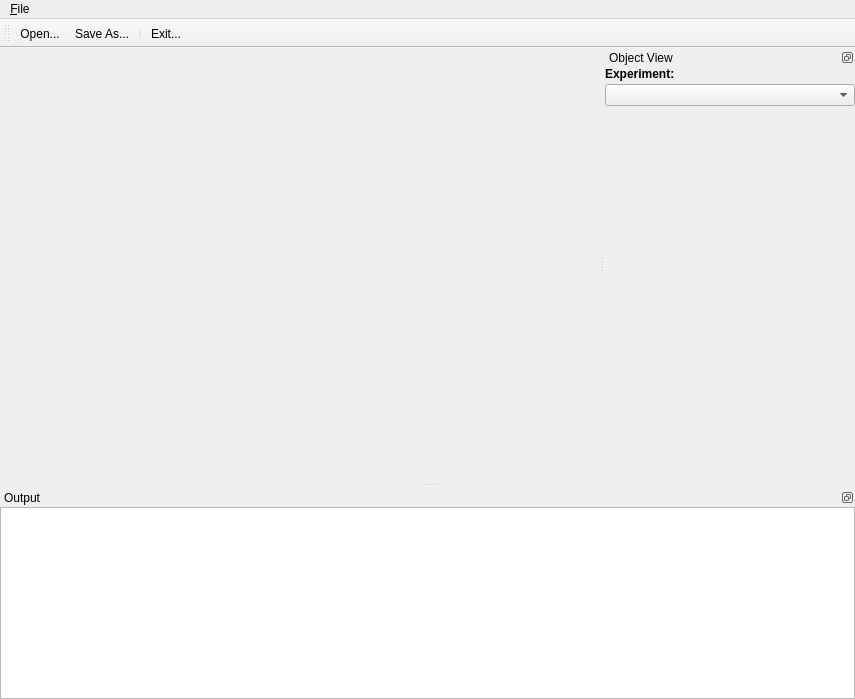
<ui version="4.0" >
 <class>GeoXMainWindow</class>
 <widget class="QMainWindow" name="GeoXMainWindow" >
  <property name="geometry" >
   <rect>
    <x>0</x>
    <y>0</y>
    <width>855</width>
    <height>699</height>
   </rect>
  </property>
  <property name="minimumSize" >
   <size>
    <width>300</width>
    <height>200</height>
   </size>
  </property>
  <property name="focusPolicy" >
   <enum>Qt::StrongFocus</enum>
  </property>
  <property name="contextMenuPolicy" >
   <enum>Qt::DefaultContextMenu</enum>
  </property>
  <property name="windowTitle" >
   <string>MainWindow</string>
  </property>
  <property name="windowIcon" >
   <iconset/>
  </property>
  <property name="toolButtonStyle" >
   <enum>Qt::ToolButtonTextBesideIcon</enum>
  </property>
  <property name="animated" >
   <bool>false</bool>
  </property>
  <widget class="QWidget" name="centralwidget" >
   <layout class="QHBoxLayout" >
    <property name="margin" >
     <number>0</number>
    </property>
    <property name="spacing" >
     <number>0</number>
    </property>
    <item>
     <widget class="QFrame" name="mainFrame" >
      <property name="sizePolicy" >
       <sizepolicy>
        <hsizetype>7</hsizetype>
        <vsizetype>7</vsizetype>
        <horstretch>1</horstretch>
        <verstretch>1</verstretch>
       </sizepolicy>
      </property>
      <property name="autoFillBackground" >
       <bool>false</bool>
      </property>
      <property name="frameShape" >
       <enum>QFrame::NoFrame</enum>
      </property>
      <property name="frameShadow" >
       <enum>QFrame::Plain</enum>
      </property>
     </widget>
    </item>
   </layout>
  </widget>
  <widget class="QMenuBar" name="menubar" >
   <property name="geometry" >
    <rect>
     <x>0</x>
     <y>0</y>
     <width>855</width>
     <height>22</height>
    </rect>
   </property>
   <property name="focusPolicy" >
    <enum>Qt::StrongFocus</enum>
   </property>
   <widget class="QMenu" name="menu_File" >
    <property name="title" >
     <string>&amp;File</string>
    </property>
    <addaction name="actionOpen" />
    <addaction name="actionSaveAs" />
    <addaction name="separator" />
    <addaction name="actionExit" />
   </widget>
   <addaction name="menu_File" />
  </widget>
  <widget class="QToolBar" name="toolBar" >
   <property name="windowTitle" >
    <string>toolBar</string>
   </property>
   <property name="orientation" >
    <enum>Qt::Horizontal</enum>
   </property>
   <attribute name="toolBarArea" >
    <number>4</number>
   </attribute>
   <addaction name="actionOpen" />
   <addaction name="actionSaveAs" />
   <addaction name="separator" />
   <addaction name="actionExit" />
  </widget>
  <widget class="QDockWidget" name="dockObjectView" >
   <property name="features" >
    <set>QDockWidget::DockWidgetFloatable|QDockWidget::DockWidgetMovable|QDockWidget::NoDockWidgetFeatures</set>
   </property>
   <property name="allowedAreas" >
    <set>Qt::AllDockWidgetAreas</set>
   </property>
   <property name="windowTitle" >
    <string>Object View</string>
   </property>
   <attribute name="dockWidgetArea" >
    <number>2</number>
   </attribute>
   <widget class="QWidget" name="dockWidgetContents_2" >
    <layout class="QVBoxLayout" >
     <property name="margin" >
      <number>0</number>
     </property>
     <property name="spacing" >
      <number>3</number>
     </property>
     <item>
      <layout class="QVBoxLayout" >
       <property name="margin" >
        <number>0</number>
       </property>
       <property name="spacing" >
        <number>3</number>
       </property>
       <item>
        <widget class="QLabel" name="label" >
         <property name="font" >
          <font>
           <weight>75</weight>
           <bold>true</bold>
          </font>
         </property>
         <property name="text" >
          <string>Experiment:</string>
         </property>
        </widget>
       </item>
       <item>
        <widget class="ClassTypeClassPropertyEditorWidget" name="experimentSelector" />
       </item>
      </layout>
     </item>
     <item>
      <widget class="QFrame" name="experimentObjectViewFrame" >
       <property name="sizePolicy" >
        <sizepolicy>
         <hsizetype>5</hsizetype>
         <vsizetype>7</vsizetype>
         <horstretch>0</horstretch>
         <verstretch>0</verstretch>
        </sizepolicy>
       </property>
       <property name="minimumSize" >
        <size>
         <width>250</width>
         <height>16</height>
        </size>
       </property>
       <property name="frameShape" >
        <enum>QFrame::NoFrame</enum>
       </property>
       <property name="frameShadow" >
        <enum>QFrame::Raised</enum>
       </property>
      </widget>
     </item>
    </layout>
   </widget>
  </widget>
  <widget class="QDockWidget" name="dockOutput" >
   <property name="features" >
    <set>QDockWidget::DockWidgetFloatable|QDockWidget::DockWidgetMovable|QDockWidget::NoDockWidgetFeatures</set>
   </property>
   <property name="windowTitle" >
    <string>Output</string>
   </property>
   <attribute name="dockWidgetArea" >
    <number>8</number>
   </attribute>
   <widget class="QWidget" name="dockWidgetContents" >
    <layout class="QHBoxLayout" >
     <property name="margin" >
      <number>0</number>
     </property>
     <property name="spacing" >
      <number>0</number>
     </property>
     <item>
      <widget class="QTextBrowser" name="outputWindow" />
     </item>
    </layout>
   </widget>
  </widget>
  <action name="actionOpen" >
   <property name="icon" >
    <iconset resource="../images/geoX.qrc" >:/images/open.png</iconset>
   </property>
   <property name="text" >
    <string>&amp;Open Experiment...</string>
   </property>
   <property name="iconText" >
    <string>Open...</string>
   </property>
   <property name="toolTip" >
    <string>Open Experiment...</string>
   </property>
   <property name="shortcut" >
    <string>Ctrl+O</string>
   </property>
  </action>
  <action name="actionSaveAs" >
   <property name="icon" >
    <iconset resource="../images/geoX.qrc" >:/images/saveHS.png</iconset>
   </property>
   <property name="text" >
    <string>Save Experiment &amp;As...</string>
   </property>
   <property name="iconText" >
    <string>Save As...</string>
   </property>
   <property name="toolTip" >
    <string>Save Experiment As...</string>
   </property>
   <property name="shortcut" >
    <string>Ctrl+S</string>
   </property>
  </action>
  <action name="actionExit" >
   <property name="icon" >
    <iconset resource="../images/geoX.qrc" >:/images/exit.png</iconset>
   </property>
   <property name="text" >
    <string>E&amp;xit</string>
   </property>
   <property name="iconText" >
    <string>Exit...</string>
   </property>
   <property name="toolTip" >
    <string>Exit...</string>
   </property>
   <property name="shortcut" >
    <string>Alt+X</string>
   </property>
  </action>
 </widget>
 <layoutdefault spacing="3" margin="0" />
 <customwidgets>
  <customwidget>
   <class>ClassTypeClassPropertyEditorWidget</class>
   <extends>QComboBox</extends>
   <header>ClassTypeClassPropertyEditorWidget.h</header>
  </customwidget>
 </customwidgets>
 <resources>
  <include location="../images/geoX.qrc" />
 </resources>
 <connections/>
</ui>
